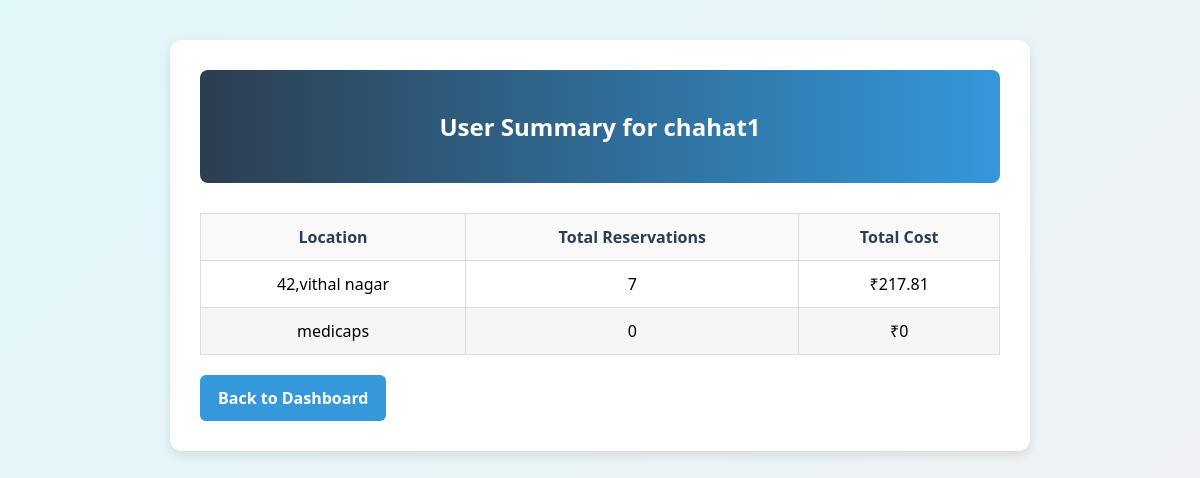
/usersummary/chahat1, run on the app's committed database.
### app6.py (models this page shows)
class Userdata(db.Model):
    __tablename__="users"
    user_id=db.Column(db.Integer,primary_key=True,autoincrement=True)
    username=db.Column(db.String(50),unique=True,nullable=False)
    password=db.Column(db.String(100),nullable=False)
    mobile=db.Column(db.String(10),nullable=False)
    pincode=db.Column(db.String(10),nullable=False)
    reservation=db.relationship("ReserveSpot",backref="user",cascade="all, delete-orphan")

class Parkinglot(db.Model):
    __tablename__="parkinglot"
    parking_id=db.Column(db.Integer,primary_key=True)
    location=db.Column(db.String(150),nullable=False)
    price=db.Column(db.Integer,nullable=False)
    maxspot=db.Column(db.Integer,nullable=False)
    spots = db.relationship("Parkingspot", backref="lot", cascade="all, delete-orphan")
    reservations = db.relationship("ReserveSpot", backref="lot", cascade="all, delete-orphan")

### app6.py (the view)
@app6.route("/usersummary/<string:username>")
def usersummary(username):
    user = Userdata.query.filter_by(username=username).first()
    chart_data = []
    lots = Parkinglot.query.all()
    for lot in lots:
        reservations = ReserveSpot.query.filter_by(
            reserveuserid=user.user_id, reservespotid=lot.parking_id
        ).count()
        total_cost = db.session.query(
            db.func.sum(ReserveSpot.total_cost)
        ).filter_by(
            reserveuserid=user.user_id, reservespotid=lot.parking_id
        ).scalar() or 0
        chart_data.append({
            "location": lot.location,
            "reservations": reservations,
            "cost": total_cost
        })
    return render_template(
        "usersummary.html",
        dusername=username,
        chart_data=chart_data
    )

### templates/usersummary.html (shortened to what this page needs)
<!DOCTYPE html>
<html lang="en">
<head>
</head>
<body>
<div class="container">
    <header>
        <h2>User Summary for {{ dusername }}</h2>
    </header>
    {% if chart_data %}
    <table>
        <thead>
            <tr>
                <th>Location</th>
                <th>Total Reservations</th>
                <th>Total Cost</th>
            </tr>
        </thead>
        <tbody>
            {% for row in chart_data %}
            <tr>
                <td>{{ row.location }}</td>
                <td>{{ row.reservations }}</td>
                <td>₹{{ row.cost }}</td>
            </tr>
            {% endfor %}
        </tbody>
    </table>
    {% else %}
        <p>No reservation data available.</p>
    {% endif %}
    <a class="btn" href="{{ url_for('userdashboard', username=dusername) }}">Back to Dashboard</a>
</div>
</body>
</html>

### templates/usersummary.html (style rules this page uses)
body { font-family: 'Segoe UI', Arial, sans-serif; background: linear-gradient(135deg, #e0f7fa, #f0f2f5); margin: 0; padding: 40px; }
.container { max-width: 800px; margin: auto; background-color: #fff; padding: 30px; border-radius: 12px; box-shadow: 0 4px 12px rgba(0,0,0,0.1); }
header { background: linear-gradient(90deg, #2c3e50, #3498db); color: white; padding: 20px; border-radius: 8px; text-align: center; margin-bottom: 30px; }
table { width: 100%; border-collapse: collapse; margin-top: 15px; }
th, td { border: 1px solid #ddd; padding: 12px; text-align: center; }
th { background-color: #f9f9f9; font-weight: bold; color: #2c3e50; }
tr:nth-child(even) { background-color: #f4f6f8; }
.btn { background-color: #3498db; color: white; padding: 12px 18px; border: none; border-radius: 6px; cursor: pointer; font-weight: bold; font-size: 1rem; text-decoration: none; display: inline-block; margin-top: 20px; }

### data on the page
Userdata: username "chahat1"
Parkinglot: location "42,vithal nagar", reservations "7", cost "217.81"
Parkinglot: location "medicaps", reservations "0", cost "0"
